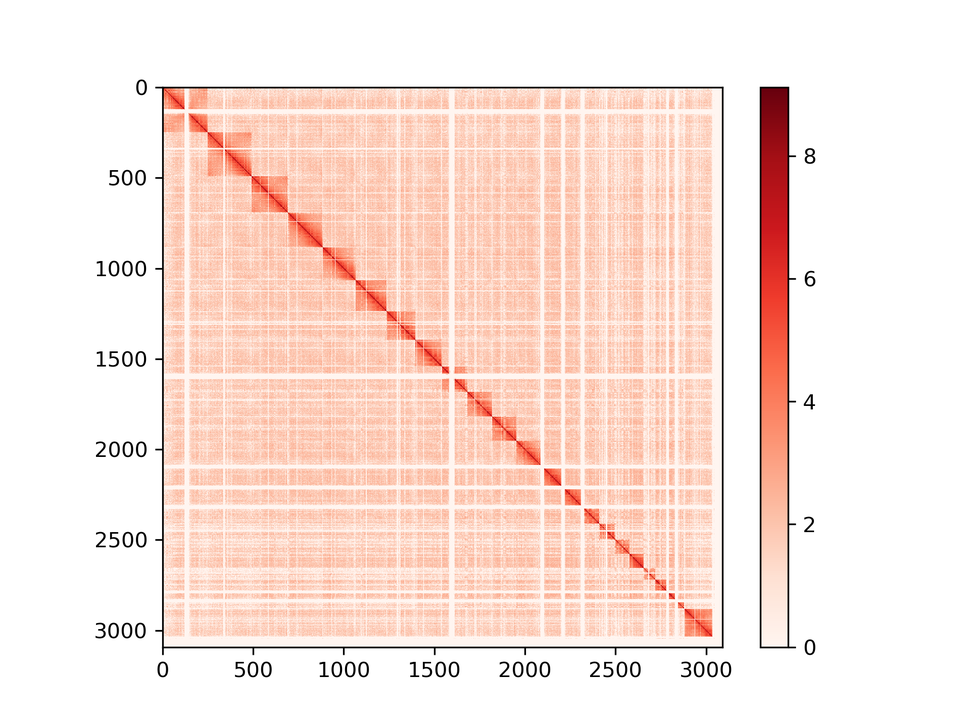
#> input picture HeatMap/1M/Original/IMR90-r1-heatmap.png, 970 x 727 px, shrunk from 1920 x 1440 before the run
$ python -i plot-scatter-multigraph.py   (imports and definitions only)
#> lines starting #> are read from the running program, lines starting #| are printed output that depends on the picture
# from sklearn.manifold import TSNE
import matplotlib.pyplot as plt


def main(data):
    chrm_list = list(range(1, 23))
    chrm_list.append("X")

    for chr_n in chrm_list:
        chrm = "chr" + str(chr_n)

        top_domains_file = "output/" + data + "/domain-data/top-domains/" + chrm + "-topdomains.txt"

        top_domains_map = {}
        color_list = ["blue", "red", "green", "yellow", "orange"]

        i = 0
        with open(top_domains_file) as f:
            for line in f:
                top_domains_map[(int(line.rstrip('\n')))] = color_list[i]
                i += 1

        # print(top_domains_map)

        label_file = "output/" + data + "/domain-data/50kb-bin-labels/" + chrm + "-bin-labels.txt"

        label_map = {}

        with open(label_file) as f:
            for line in f:
                splitLine = line.split()

                bin_n = int(splitLine[0])
                label = [abs(int(splitLine[1]))]
                if len(splitLine) > 2:
                    label.append(abs(int(splitLine[2])))

                if label[0] in top_domains_map:
                    label_map[bin_n] = top_domains_map[label[0]]
                elif len(label) > 1:
                    if label[1] in top_domains_map:
                        label_map[bin_n] = top_domains_map[label[1]]
                    else:
                        label_map[bin_n] = "grey"
                else:
                    label_map[bin_n] = "grey"

        # print(label_map)

        tSNE_output_1 = "output/" + data + "/50kb_resolution_intrachromosomal/deepwalk-output-2/" + chrm + ".emb"
        tSNE_output_2 = "output/" + data + "/50kb_resolution_intrachromosomal/line-output-2/" + chrm + ".emb"
        tSNE_output_3 = "output/" + data + "/50kb_resolution_intrachromosomal/node2vec-output-2/" + chrm + ".emb"

        X1 = []
        Y1 = []
        col1 = []

        with open(tSNE_output_1) as f:
            next(f)
            for line in f:
                splitLine = line.split()

                X1.append(float(splitLine[1]))
                Y1.append(float(splitLine[2]))

                col1.append(label_map[int(splitLine[0])])

        X2 = []
        Y2 = []
        col2 = []

        with open(tSNE_output_2) as f:
            next(f)
            for line in f:
                splitLine = line.split()

                X2.append(float(splitLine[1]))
                Y2.append(float(splitLine[2]))

                col2.append(label_map[int(splitLine[0])])

        X3 = []
        Y3 = []
        col3 = []

        with open(tSNE_output_3) as f:
            next(f)
            for line in f:
                splitLine = line.split()

                X3.append(float(splitLine[1]))
                Y3.append(float(splitLine[2]))

                col3.append(label_map[int(splitLine[0])])

        fig = plt.figure(figsize=(20, 6))
        sub1 = fig.add_subplot(131)
        sub1.set_title('Deepwalk\'s Embeddings')
        sub1.set_xlabel('First Dimension')
        sub1.set_ylabel('Second Dimension')
        sub1.scatter(X1, Y1, color=col1, s=10)

        sub2 = fig.add_subplot(132)
        sub2.set_title('LINE\'s Embeddings')
        sub2.set_xlabel('First Dimension')
        sub2.set_ylabel('Second Dimension')
        sub2.scatter(X2, Y2, color=col2, s=10)

        sub3 = fig.add_subplot(133)
        sub3.set_title('Node2vec\'s Embeddings')
        sub3.set_xlabel('First Dimension')
        sub3.set_ylabel('Second Dimension')
        sub3.scatter(X3, Y3, color=col3, s=10)

        plt.tight_layout()
        # plt.show()

        # plt.scatter(X1, Y1, color=col1)
        # plt.show()

        plt.savefig("output/" + data + "/graphs-50kb-2dim-rmdiag-20dist/" + chrm + ".png")


# [2 lines not run here, left out]

>>> import cv2
>>> picture = cv2.imread('../../HeatMap/1M/Original/IMR90-r1-heatmap.png', cv2.IMREAD_GRAYSCALE)
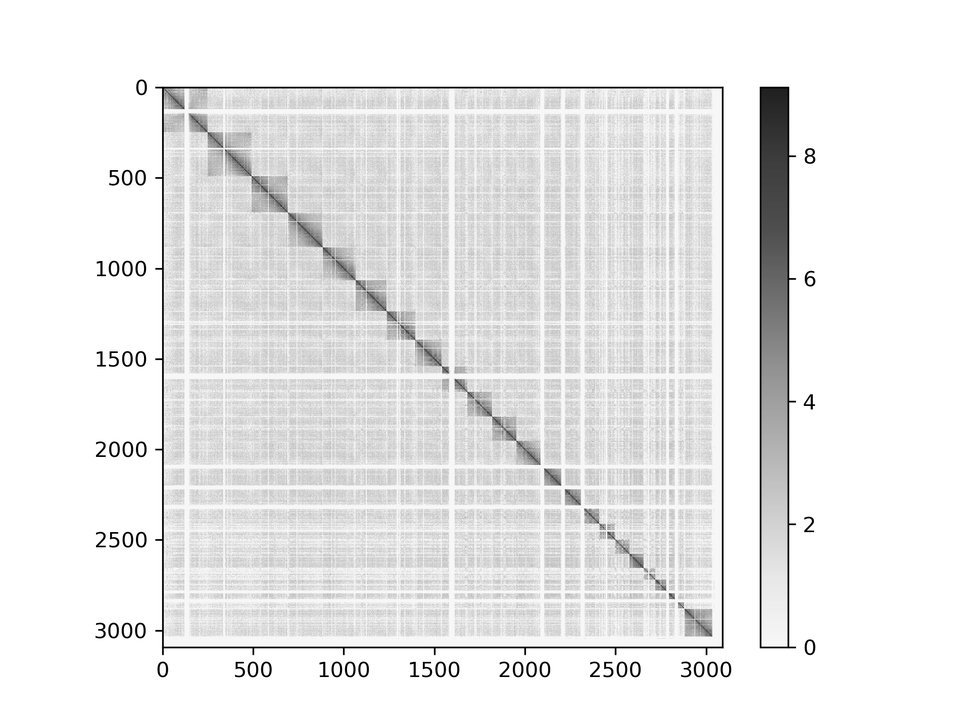
#> picture: shape (727, 970); min 0, max 255, mean 234.6
#> (the run stopped early here; a loop or call above may not have finished)
